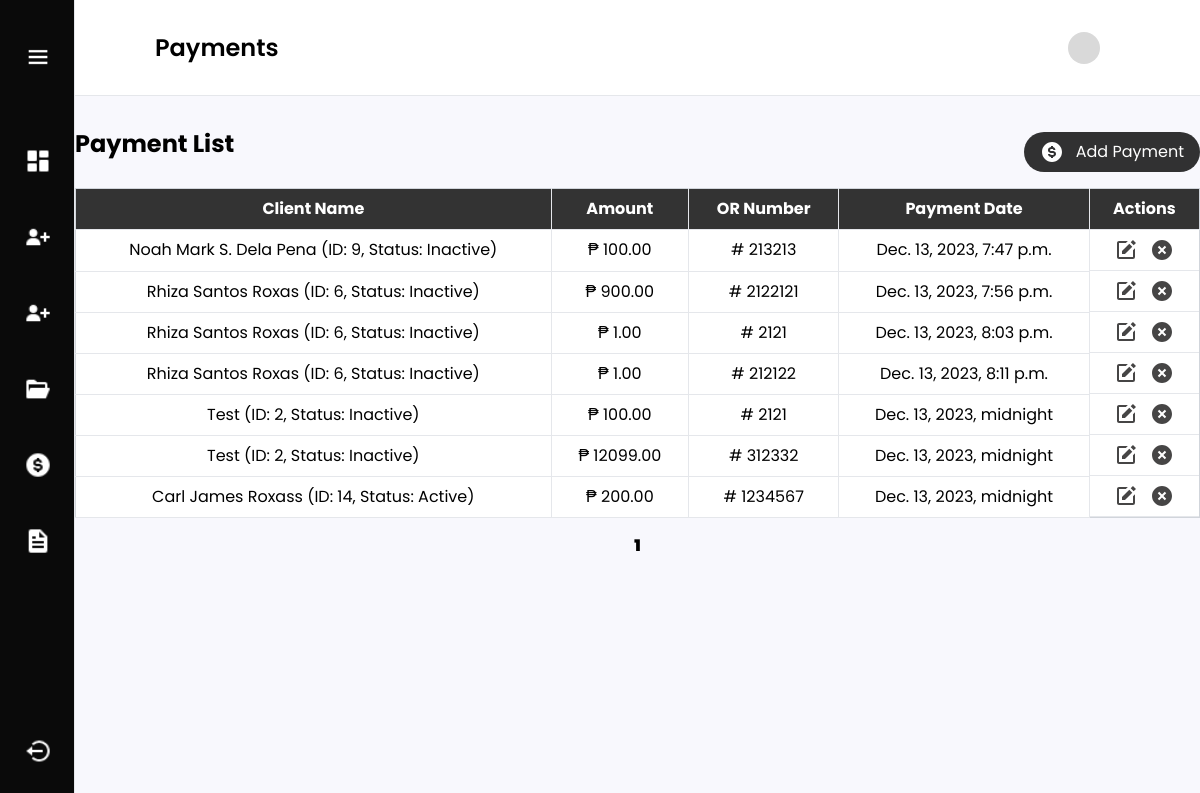
The app's page /adminUser/paymentList/, older data.
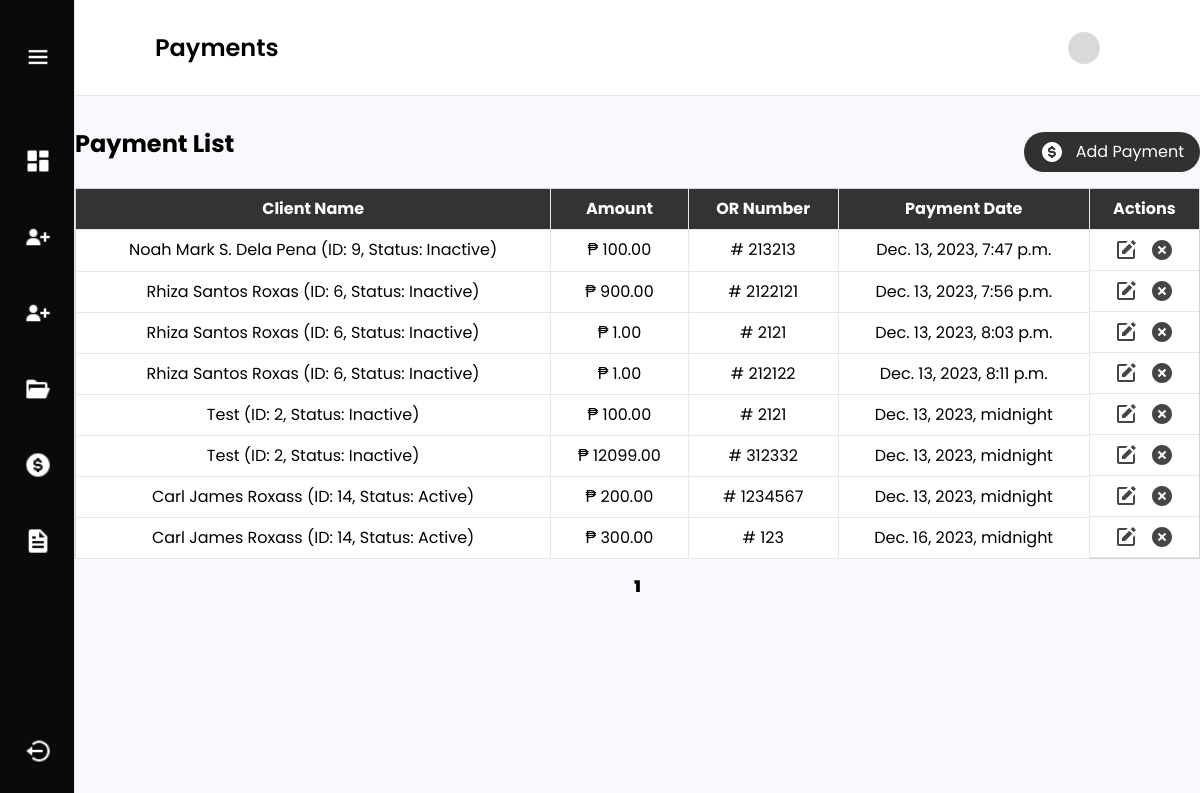
The same page, newer data.
### loanmanagement/models.py (models this page shows, shortened)
class Payment(models.Model):
    loan_id = models.ForeignKey(Loan, on_delete=models.CASCADE)
    amount = models.DecimalField(max_digits=10, decimal_places=2)
    payment_date = models.DateTimeField(null=True)
    or_number = models.CharField(max_length=50)

class Loan(models.Model):
    client_id = models.ForeignKey(Person, on_delete=models.CASCADE)
    loan_date = models.DateField()
    duration_period = models.DateField()
    interest_rate = models.DecimalField(max_digits=10, decimal_places=2)
    loan_amount = models.DecimalField(max_digits=100, decimal_places=2)
    loan_maturity = models.DateField()
    guarantor = models.CharField(max_length=250)
    processing_fee = models.DecimalField(max_digits=10, decimal_places=2)
    loan_balance = models.DecimalField(max_digits=10, decimal_places=2, null=True)
    net = models.DecimalField(max_digits=10, decimal_places=2)
    checking_no = models.CharField(max_length=250, null=False, blank=False)
    has_active_loan = models.BooleanField(default=True)
    def __str__(self):
        status = "Active" if self.has_active_loan else "Inactive"
        return f"{self.client_id.name} (ID: {self.id}, Status: {status})"

class Person(models.Model):
    name = models.CharField(max_length=250, null=False, blank=False)
    address = models.CharField(max_length=250, null=False, blank=False)
    picture = models.ImageField(upload_to='images/', null=True, blank=True)
    document = models.FileField(upload_to='documents/', null=True, blank=True)
    created_at = models.DateTimeField(auto_now_add=True)

### loanmanagement/views.py (the view)
# urls.py: path('paymentList/', views.paymentList, name='paymentList'),
def paymentList(request):
    payments = Payment.objects.all()
    paginated = Paginator(payments, 15)
    page_number = request.GET.get('page')
    page = paginated.get_page(page_number)
    form = PaymentForm(request.POST)
    return render(request, 'payments.html', {'payments': page, 'form': form, 'paginator': paginated})

### loanmanagement/templates/payments.html (shortened to what this page needs)
{% extends 'layout.html' %}
{% block content %}
{% load widget_tweaks %}
 <div>
    <div class="flex justify-between bg-white h-24 items-center px-6 md:px-20 py-auto border-b">
        <h2 class="text-xl md:text-2xl font-semibold">Payments</h2>
        <div class="flex gap-2 md:gap-5 justify-center items-center">
            {% load static %}
            <img src="{% static 'images/svg/skeleton.svg' %}" class="w-6 h-6 md:w-8 h-8">
        </div>
    </div>
    <div class="mx-3 md:mx-auto max-w-[1240px] mt-8">
        <div class="flex justify-between items-center mb-3">
            <h1 class="md:text-2xl text-xl font-bold mb-4">Payment List</h1>
            <button type="submit" id="openModalBtn" class=" text-[12px] md:text-[16px] flex items-center justify-center gap-3 bg-black/80 text-white py-1 md:py-2 px-4 rounded-[50px]">
                <img/>Add Payment
            </button>
        </div>
        <table class="min-w-full bg-white border border-gray-300">
            <thead>
                <tr class="bg-black/80 text-white">
                    <th class="py-2 px-4 border-b border-r">Client Name</th>
                    <th class="py-2 px-4 border-b border-r">Amount</th>
                    <th class="py-2 px-4 border-b border-r">OR Number</th>
                    <th class="py-2 px-4 border-b border-r">Payment Date</th>
                    <th class="py-2  border-b">Actions</th>
                </tr>
            </thead>
            <tbody>
                {% for payment in payments %}
                    <tr class="text-center">
                        <td class="py-2 px-4 border-b border-r">{{ payment.loan_id }}</td>
                        <td class="py-2 px-4 border-b border-r">₱ {{ payment.amount }}</td>
                        <td class="py-2 px-4 border-b border-r"># {{ payment.or_number }}</td>
                        <td class="py-2 px-4 border-b border-r">{{ payment.payment_date }}</td>
                         <td class="flex justify-center items-center gap-3 py-2 px-4 border-b">
                            <img data-id="{{ payment.id }}" id="edit" class="cursor-pointer" onclick="edit(this)"/>
                            <img data-id="{{ payment.id }}" class="cursor-pointer" onclick="deleteBtn(this)" alt="delete"/>
                        </td>
                    </tr>
                {% endfor %}
            </tbody>
        </table>
         <div class="flex justify-center mt-4">
        <ul class="pagination flex justify-center items-center gap-5">
            {% for num in payments.paginator.page_range %}
                {% if payments.number == num %}
                    <li class="active font-black"><span>{{ num }} <span class="sr-only">(current)</span></span></li>
                {% else %}
                    <li><a href="?page={{ num }}">{{ num }}</a></li>
                {% endif %}
            {% endfor %}
        </ul>
    </div>
    </div>
</div>
{% endblock %}

Row changes from the older to the newer data that the page shows:
added Payment: loan_id "Carl James Roxass (ID: 14, Status: Active)", amount "300.00", or_number "123", payment_date "Dec. 16, 2023, midnight"
